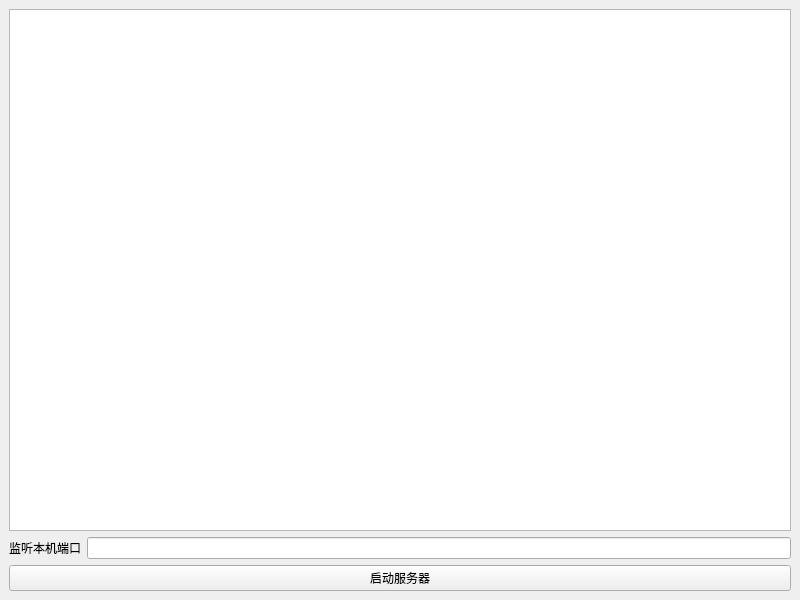
<?xml version="1.0" encoding="UTF-8"?>
<ui version="4.0">
 <class>MainWindow</class>
 <widget class="QMainWindow" name="MainWindow">
  <property name="geometry">
   <rect>
    <x>0</x>
    <y>0</y>
    <width>800</width>
    <height>600</height>
   </rect>
  </property>
  <property name="windowTitle">
   <string>MainWindow</string>
  </property>
  <widget class="QWidget" name="centralwidget">
   <layout class="QVBoxLayout" name="MainLayout">
    <item>
     <widget class="QTextBrowser" name="textArea"/>
    </item>
    <item>
     <layout class="QHBoxLayout" name="horizontalLayout">
      <item>
       <widget class="QLabel" name="label">
        <property name="text">
         <string>监听本机端口</string>
        </property>
       </widget>
      </item>
      <item>
       <widget class="QLineEdit" name="portEdit"/>
      </item>
     </layout>
    </item>
    <item>
     <widget class="QPushButton" name="startServerButton">
      <property name="text">
       <string>启动服务器</string>
      </property>
     </widget>
    </item>
   </layout>
  </widget>
 </widget>
 <resources/>
 <connections/>
</ui>
